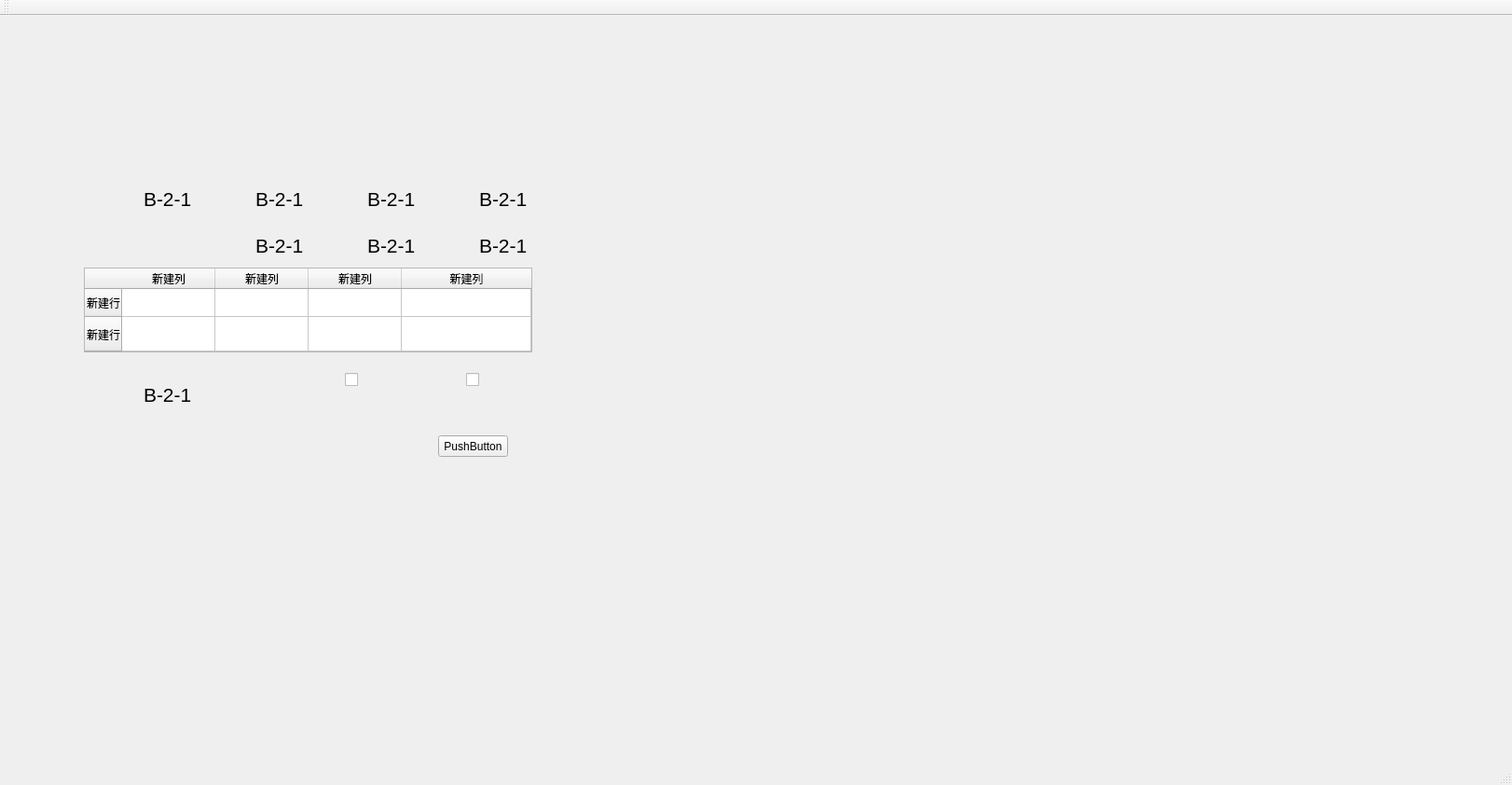
<?xml version="1.0" encoding="UTF-8"?>
<ui version="4.0">
 <class>MainWindow</class>
 <widget class="QMainWindow" name="MainWindow">
  <property name="geometry">
   <rect>
    <x>0</x>
    <y>0</y>
    <width>1622</width>
    <height>842</height>
   </rect>
  </property>
  <property name="windowTitle">
   <string>MainWindow</string>
  </property>
  <widget class="QWidget" name="centralWidget">
   <widget class="QPushButton" name="pushButton">
    <property name="geometry">
     <rect>
      <x>470</x>
      <y>450</y>
      <width>75</width>
      <height>23</height>
     </rect>
    </property>
    <property name="text">
     <string>PushButton</string>
    </property>
   </widget>
   <widget class="QCheckBox" name="checkBox">
    <property name="geometry">
     <rect>
      <x>370</x>
      <y>370</y>
      <width>71</width>
      <height>41</height>
     </rect>
    </property>
    <property name="styleSheet">
     <string notr="true">QCheckBox::indicator:unchecked {
                             image:url(:/img/Off.png);
}
QCheckBox::indicator:checked {
                         image:url(:/img/On.png);
}</string>
    </property>
    <property name="text">
     <string/>
    </property>
   </widget>
   <widget class="QWidget" name="horizontalLayoutWidget">
    <property name="geometry">
     <rect>
      <x>90</x>
      <y>160</y>
      <width>121</width>
      <height>52</height>
     </rect>
    </property>
    <layout class="QHBoxLayout" name="horizontalLayout">
     <item>
      <widget class="QLabel" name="label">
       <property name="minimumSize">
        <size>
         <width>50</width>
         <height>50</height>
        </size>
       </property>
       <property name="maximumSize">
        <size>
         <width>50</width>
         <height>50</height>
        </size>
       </property>
       <property name="font">
        <font>
         <pointsize>15</pointsize>
        </font>
       </property>
       <property name="text">
        <string/>
       </property>
       <property name="pixmap">
        <pixmap resource="images.qrc">:/img/false.png</pixmap>
       </property>
      </widget>
     </item>
     <item>
      <widget class="QLabel" name="label1">
       <property name="minimumSize">
        <size>
         <width>60</width>
         <height>50</height>
        </size>
       </property>
       <property name="maximumSize">
        <size>
         <width>60</width>
         <height>50</height>
        </size>
       </property>
       <property name="font">
        <font>
         <pointsize>16</pointsize>
        </font>
       </property>
       <property name="text">
        <string>B-2-1</string>
       </property>
      </widget>
     </item>
    </layout>
   </widget>
   <widget class="QWidget" name="horizontalLayoutWidget_2">
    <property name="geometry">
     <rect>
      <x>210</x>
      <y>160</y>
      <width>121</width>
      <height>52</height>
     </rect>
    </property>
    <layout class="QHBoxLayout" name="horizontalLayout_2">
     <item>
      <widget class="QLabel" name="lamp1_2">
       <property name="minimumSize">
        <size>
         <width>50</width>
         <height>50</height>
        </size>
       </property>
       <property name="maximumSize">
        <size>
         <width>50</width>
         <height>50</height>
        </size>
       </property>
       <property name="font">
        <font>
         <pointsize>15</pointsize>
        </font>
       </property>
       <property name="text">
        <string/>
       </property>
       <property name="pixmap">
        <pixmap resource="images.qrc">:/img/false.png</pixmap>
       </property>
      </widget>
     </item>
     <item>
      <widget class="QLabel" name="label1_2">
       <property name="minimumSize">
        <size>
         <width>60</width>
         <height>50</height>
        </size>
       </property>
       <property name="maximumSize">
        <size>
         <width>60</width>
         <height>50</height>
        </size>
       </property>
       <property name="font">
        <font>
         <pointsize>16</pointsize>
        </font>
       </property>
       <property name="text">
        <string>B-2-1</string>
       </property>
      </widget>
     </item>
    </layout>
   </widget>
   <widget class="QWidget" name="horizontalLayoutWidget_3">
    <property name="geometry">
     <rect>
      <x>330</x>
      <y>160</y>
      <width>121</width>
      <height>52</height>
     </rect>
    </property>
    <layout class="QHBoxLayout" name="horizontalLayout_3">
     <item>
      <widget class="QLabel" name="lamp1_3">
       <property name="minimumSize">
        <size>
         <width>50</width>
         <height>50</height>
        </size>
       </property>
       <property name="maximumSize">
        <size>
         <width>50</width>
         <height>50</height>
        </size>
       </property>
       <property name="font">
        <font>
         <pointsize>15</pointsize>
        </font>
       </property>
       <property name="text">
        <string/>
       </property>
       <property name="pixmap">
        <pixmap resource="images.qrc">:/img/false.png</pixmap>
       </property>
      </widget>
     </item>
     <item>
      <widget class="QLabel" name="label1_3">
       <property name="minimumSize">
        <size>
         <width>60</width>
         <height>50</height>
        </size>
       </property>
       <property name="maximumSize">
        <size>
         <width>60</width>
         <height>50</height>
        </size>
       </property>
       <property name="font">
        <font>
         <pointsize>16</pointsize>
        </font>
       </property>
       <property name="text">
        <string>B-2-1</string>
       </property>
      </widget>
     </item>
    </layout>
   </widget>
   <widget class="QWidget" name="horizontalLayoutWidget_4">
    <property name="geometry">
     <rect>
      <x>450</x>
      <y>160</y>
      <width>121</width>
      <height>52</height>
     </rect>
    </property>
    <layout class="QHBoxLayout" name="horizontalLayout_4">
     <item>
      <widget class="QLabel" name="lamp1_4">
       <property name="minimumSize">
        <size>
         <width>50</width>
         <height>50</height>
        </size>
       </property>
       <property name="maximumSize">
        <size>
         <width>50</width>
         <height>50</height>
        </size>
       </property>
       <property name="font">
        <font>
         <pointsize>15</pointsize>
        </font>
       </property>
       <property name="text">
        <string/>
       </property>
       <property name="pixmap">
        <pixmap resource="images.qrc">:/img/false.png</pixmap>
       </property>
      </widget>
     </item>
     <item>
      <widget class="QLabel" name="label1_4">
       <property name="minimumSize">
        <size>
         <width>60</width>
         <height>50</height>
        </size>
       </property>
       <property name="maximumSize">
        <size>
         <width>60</width>
         <height>50</height>
        </size>
       </property>
       <property name="font">
        <font>
         <pointsize>16</pointsize>
        </font>
       </property>
       <property name="text">
        <string>B-2-1</string>
       </property>
      </widget>
     </item>
    </layout>
   </widget>
   <widget class="QWidget" name="horizontalLayoutWidget_5">
    <property name="geometry">
     <rect>
      <x>210</x>
      <y>210</y>
      <width>121</width>
      <height>52</height>
     </rect>
    </property>
    <layout class="QHBoxLayout" name="horizontalLayout_5">
     <item>
      <widget class="QLabel" name="lamp1_5">
       <property name="minimumSize">
        <size>
         <width>50</width>
         <height>50</height>
        </size>
       </property>
       <property name="maximumSize">
        <size>
         <width>50</width>
         <height>50</height>
        </size>
       </property>
       <property name="font">
        <font>
         <pointsize>15</pointsize>
        </font>
       </property>
       <property name="text">
        <string/>
       </property>
       <property name="pixmap">
        <pixmap resource="images.qrc">:/img/false.png</pixmap>
       </property>
      </widget>
     </item>
     <item>
      <widget class="QLabel" name="label1_5">
       <property name="minimumSize">
        <size>
         <width>60</width>
         <height>50</height>
        </size>
       </property>
       <property name="maximumSize">
        <size>
         <width>60</width>
         <height>50</height>
        </size>
       </property>
       <property name="font">
        <font>
         <pointsize>16</pointsize>
        </font>
       </property>
       <property name="text">
        <string>B-2-1</string>
       </property>
      </widget>
     </item>
    </layout>
   </widget>
   <widget class="QWidget" name="horizontalLayoutWidget_6">
    <property name="geometry">
     <rect>
      <x>330</x>
      <y>210</y>
      <width>121</width>
      <height>52</height>
     </rect>
    </property>
    <layout class="QHBoxLayout" name="horizontalLayout_6">
     <item>
      <widget class="QLabel" name="lamp1_6">
       <property name="minimumSize">
        <size>
         <width>50</width>
         <height>50</height>
        </size>
       </property>
       <property name="maximumSize">
        <size>
         <width>50</width>
         <height>50</height>
        </size>
       </property>
       <property name="font">
        <font>
         <pointsize>15</pointsize>
        </font>
       </property>
       <property name="text">
        <string/>
       </property>
       <property name="pixmap">
        <pixmap resource="images.qrc">:/img/false.png</pixmap>
       </property>
      </widget>
     </item>
     <item>
      <widget class="QLabel" name="label1_6">
       <property name="minimumSize">
        <size>
         <width>60</width>
         <height>50</height>
        </size>
       </property>
       <property name="maximumSize">
        <size>
         <width>60</width>
         <height>50</height>
        </size>
       </property>
       <property name="font">
        <font>
         <pointsize>16</pointsize>
        </font>
       </property>
       <property name="text">
        <string>B-2-1</string>
       </property>
      </widget>
     </item>
    </layout>
   </widget>
   <widget class="QWidget" name="horizontalLayoutWidget_7">
    <property name="geometry">
     <rect>
      <x>450</x>
      <y>210</y>
      <width>121</width>
      <height>52</height>
     </rect>
    </property>
    <layout class="QHBoxLayout" name="horizontalLayout_7">
     <item>
      <widget class="QLabel" name="lamp1_7">
       <property name="minimumSize">
        <size>
         <width>50</width>
         <height>50</height>
        </size>
       </property>
       <property name="maximumSize">
        <size>
         <width>50</width>
         <height>50</height>
        </size>
       </property>
       <property name="font">
        <font>
         <pointsize>15</pointsize>
        </font>
       </property>
       <property name="text">
        <string/>
       </property>
       <property name="pixmap">
        <pixmap resource="images.qrc">:/img/false.png</pixmap>
       </property>
      </widget>
     </item>
     <item>
      <widget class="QLabel" name="label1_7">
       <property name="minimumSize">
        <size>
         <width>60</width>
         <height>50</height>
        </size>
       </property>
       <property name="maximumSize">
        <size>
         <width>60</width>
         <height>50</height>
        </size>
       </property>
       <property name="font">
        <font>
         <pointsize>16</pointsize>
        </font>
       </property>
       <property name="text">
        <string>B-2-1</string>
       </property>
      </widget>
     </item>
    </layout>
   </widget>
   <widget class="QTableWidget" name="tableWidget">
    <property name="geometry">
     <rect>
      <x>90</x>
      <y>270</y>
      <width>481</width>
      <height>91</height>
     </rect>
    </property>
    <property name="dragDropOverwriteMode">
     <bool>true</bool>
    </property>
    <attribute name="horizontalHeaderShowSortIndicator" stdset="0">
     <bool>false</bool>
    </attribute>
    <attribute name="horizontalHeaderStretchLastSection">
     <bool>true</bool>
    </attribute>
    <attribute name="verticalHeaderStretchLastSection">
     <bool>true</bool>
    </attribute>
    <row>
     <property name="text">
      <string>新建行</string>
     </property>
    </row>
    <row>
     <property name="text">
      <string>新建行</string>
     </property>
    </row>
    <column>
     <property name="text">
      <string>新建列</string>
     </property>
    </column>
    <column>
     <property name="text">
      <string>新建列</string>
     </property>
    </column>
    <column>
     <property name="text">
      <string>新建列</string>
     </property>
    </column>
    <column>
     <property name="text">
      <string>新建列</string>
     </property>
    </column>
   </widget>
   <widget class="QCheckBox" name="checkBox_2">
    <property name="geometry">
     <rect>
      <x>500</x>
      <y>370</y>
      <width>71</width>
      <height>41</height>
     </rect>
    </property>
    <property name="styleSheet">
     <string notr="true">QCheckBox::indicator:unchecked {
                             image:url(:/img/Off.png);
}
QCheckBox::indicator:checked {
                         image:url(:/img/On.png);
}</string>
    </property>
    <property name="text">
     <string/>
    </property>
   </widget>
   <widget class="QWidget" name="horizontalLayoutWidget_8">
    <property name="geometry">
     <rect>
      <x>90</x>
      <y>370</y>
      <width>121</width>
      <height>52</height>
     </rect>
    </property>
    <layout class="QHBoxLayout" name="horizontalLayout_8">
     <item>
      <widget class="QLabel" name="label_2">
       <property name="minimumSize">
        <size>
         <width>50</width>
         <height>50</height>
        </size>
       </property>
       <property name="maximumSize">
        <size>
         <width>50</width>
         <height>50</height>
        </size>
       </property>
       <property name="font">
        <font>
         <pointsize>15</pointsize>
        </font>
       </property>
       <property name="text">
        <string/>
       </property>
       <property name="pixmap">
        <pixmap resource="images.qrc">:/img/false.png</pixmap>
       </property>
      </widget>
     </item>
     <item>
      <widget class="QLabel" name="label1_8">
       <property name="minimumSize">
        <size>
         <width>60</width>
         <height>50</height>
        </size>
       </property>
       <property name="maximumSize">
        <size>
         <width>60</width>
         <height>50</height>
        </size>
       </property>
       <property name="font">
        <font>
         <pointsize>16</pointsize>
        </font>
       </property>
       <property name="text">
        <string>B-2-1</string>
       </property>
      </widget>
     </item>
    </layout>
   </widget>
  </widget>
  <widget class="QToolBar" name="mainToolBar">
   <attribute name="toolBarArea">
    <enum>TopToolBarArea</enum>
   </attribute>
   <attribute name="toolBarBreak">
    <bool>false</bool>
   </attribute>
  </widget>
  <widget class="QStatusBar" name="statusBar"/>
  <widget class="QMenuBar" name="menuBar">
   <property name="geometry">
    <rect>
     <x>0</x>
     <y>0</y>
     <width>1622</width>
     <height>23</height>
    </rect>
   </property>
  </widget>
 </widget>
 <layoutdefault spacing="6" margin="11"/>
 <resources>
  <include location="images.qrc"/>
 </resources>
 <connections/>
</ui>
